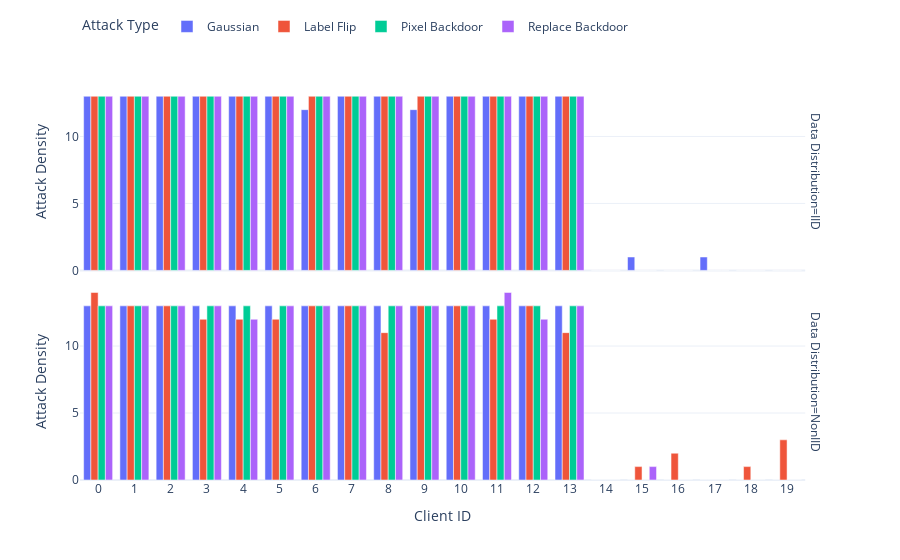

The notebook cell saved with this chart:
### Code cell
#绘画密度
xx = [i for i in range(20)]
fig = px.bar(kk, x="Client ID", y="Attack Density",color='Attack Type',facet_row='Data Distribution',barmode="group")
fig.update_xaxes(tickvals=xx)
fig.update_layout(legend=dict(orientation="h",y=1.15))
fig.show()
fig.write_image('./ad_attack_density.png', scale=4)

### Figure 1 — Plotly figure (JSON) as saved in the notebook; plotly's stock layout.template omitted (floating-point values rounded to 4 significant figures)
{"data": [{"alignmentgroup": "True", "hovertemplate": "Attack Type=Gaussian<br>Data Distribution=IID<br>Client ID=%{x}<br>Attack Density=%{y}<extra></extra>", "legendgroup": "Gaussian", "marker": {"color": "#636efa", "pattern": {"shape": ""}}, "name": "Gaussian", "offsetgroup": "Gaussian", "orientation": "v", "showlegend": true, "textposition": "auto", "type": "bar", "x": [0, 1, 2, 3, 4, 5, 6, 7, 8, 9, 10, 11, 12, 13, 14, 15, 16, 17, 18, 19], "xaxis": "x2", "y": [13, 13, 13, 13, 13, 13, 12, 13, 13, 12, 13, 13, 13, 13, 0, 1, 0, 1, 0, 0], "yaxis": "y2"}, {"alignmentgroup": "True", "hovertemplate": "Attack Type=Gaussian<br>Data Distribution=NonIID<br>Client ID=%{x}<br>Attack Density=%{y}<extra></extra>", "legendgroup": "Gaussian", "marker": {"color": "#636efa", "pattern": {"shape": ""}}, "name": "Gaussian", "offsetgroup": "Gaussian", "orientation": "v", "showlegend": false, "textposition": "auto", "type": "bar", "x": [0, 1, 2, 3, 4, 5, 6, 7, 8, 9, 10, 11, 12, 13, 14, 15, 16, 17, 18, 19], "xaxis": "x", "y": [13, 13, 13, 13, 13, 13, 13, 13, 13, 13, 13, 13, 13, 13, 0, 0, 0, 0, 0, 0], "yaxis": "y"}, {"alignmentgroup": "True", "hovertemplate": "Attack Type=Label Flip<br>Data Distribution=IID<br>Client ID=%{x}<br>Attack Density=%{y}<extra></extra>", "legendgroup": "Label Flip", "marker": {"color": "#EF553B", "pattern": {"shape": ""}}, "name": "Label Flip", "offsetgroup": "Label Flip", "orientation": "v", "showlegend": true, "textposition": "auto", "type": "bar", "x": [0, 1, 2, 3, 4, 5, 6, 7, 8, 9, 10, 11, 12, 13, 14, 15, 16, 17, 18, 19], "xaxis": "x2", "y": [13, 13, 13, 13, 13, 13, 13, 13, 13, 13, 13, 13, 13, 13, 0, 0, 0, 0, 0, 0], "yaxis": "y2"}, {"alignmentgroup": "True", "hovertemplate": "Attack Type=Label Flip<br>Data Distribution=NonIID<br>Client ID=%{x}<br>Attack Density=%{y}<extra></extra>", "legendgroup": "Label Flip", "marker": {"color": "#EF553B", "pattern": {"shape": ""}}, "name": "Label Flip", "offsetgroup": "Label Flip", "orientation": "v", "showlegend": false, "textposition": "auto", "type": "bar", "x": [0, 1, 2, 3, 4, 5, 6, 7, 8, 9, 10, 11, 12, 13, 14, 15, 16, 17, 18, 19], "xaxis": "x", "y": [14, 13, 13, 12, 12, 12, 13, 13, 11, 13, 13, 12, 13, 11, 0, 1, 2, 0, 1, 3], "yaxis": "y"}, {"alignmentgroup": "True", "hovertemplate": "Attack Type=Pixel Backdoor<br>Data Distribution=IID<br>Client ID=%{x}<br>Attack Density=%{y}<extra></extra>", "legendgroup": "Pixel Backdoor", "marker": {"color": "#00cc96", "pattern": {"shape": ""}}, "name": "Pixel Backdoor", "offsetgroup": "Pixel Backdoor", "orientation": "v", "showlegend": true, "textposition": "auto", "type": "bar", "x": [0, 1, 2, 3, 4, 5, 6, 7, 8, 9, 10, 11, 12, 13, 14, 15, 16, 17, 18, 19], "xaxis": "x2", "y": [13, 13, 13, 13, 13, 13, 13, 13, 13, 13, 13, 13, 13, 13, 0, 0, 0, 0, 0, 0], "yaxis": "y2"}, {"alignmentgroup": "True", "hovertemplate": "Attack Type=Pixel Backdoor<br>Data Distribution=NonIID<br>Client ID=%{x}<br>Attack Density=%{y}<extra></extra>", "legendgroup": "Pixel Backdoor", "marker": {"color": "#00cc96", "pattern": {"shape": ""}}, "name": "Pixel Backdoor", "offsetgroup": "Pixel Backdoor", "orientation": "v", "showlegend": false, "textposition": "auto", "type": "bar", "x": [0, 1, 2, 3, 4, 5, 6, 7, 8, 9, 10, 11, 12, 13, 14, 15, 16, 17, 18, 19], "xaxis": "x", "y": [13, 13, 13, 13, 13, 13, 13, 13, 13, 13, 13, 13, 13, 13, 0, 0, 0, 0, 0, 0], "yaxis": "y"}, {"alignmentgroup": "True", "hovertemplate": "Attack Type=Replace Backdoor<br>Data Distribution=IID<br>Client ID=%{x}<br>Attack Density=%{y}<extra></extra>", "legendgroup": "Replace Backdoor", "marker": {"color": "#ab63fa", "pattern": {"shape": ""}}, "name": "Replace Backdoor", "offsetgroup": "Replace Backdoor", "orientation": "v", "showlegend": true, "textposition": "auto", "type": "bar", "x": [0, 1, 2, 3, 4, 5, 6, 7, 8, 9, 10, 11, 12, 13, 14, 15, 16, 17, 18, 19], "xaxis": "x2", "y": [13, 13, 13, 13, 13, 13, 13, 13, 13, 13, 13, 13, 13, 13, 0, 0, 0, 0, 0, 0], "yaxis": "y2"}, {"alignmentgroup": "True", "hovertemplate": "Attack Type=Replace Backdoor<br>Data Distribution=NonIID<br>Client ID=%{x}<br>Attack Density=%{y}<extra></extra>", "legendgroup": "Replace Backdoor", "marker": {"color": "#ab63fa", "pattern": {"shape": ""}}, "name": "Replace Backdoor", "offsetgroup": "Replace Backdoor", "orientation": "v", "showlegend": false, "textposition": "auto", "type": "bar", "x": [0, 1, 2, 3, 4, 5, 6, 7, 8, 9, 10, 11, 12, 13, 14, 15, 16, 17, 18, 19], "xaxis": "x", "y": [13, 13, 13, 13, 12, 13, 13, 13, 13, 13, 13, 14, 12, 13, 0, 1, 0, 0, 0, 0], "yaxis": "y"}], "layout": {"annotations": [{"font": {}, "showarrow": false, "text": "Data Distribution=NonIID", "textangle": 90, "x": 0.98, "xanchor": "left", "xref": "paper", "y": 0.2425, "yanchor": "middle", "yref": "paper"}, {"font": {}, "showarrow": false, "text": "Data Distribution=IID", "textangle": 90, "x": 0.98, "xanchor": "left", "xref": "paper", "y": 0.7575, "yanchor": "middle", "yref": "paper"}], "barmode": "group", "legend": {"orientation": "h", "title": {"text": "Attack Type"}, "tracegroupgap": 0, "y": 1.15}, "margin": {"t": 60}, "xaxis": {"anchor": "y", "domain": [0, 0.98], "tickvals": [0, 1, 2, 3, 4, 5, 6, 7, 8, 9, 10, 11, 12, 13, 14, 15, 16, 17, 18, 19], "title": {"text": "Client ID"}}, "xaxis2": {"anchor": "y2", "domain": [0, 0.98], "matches": "x", "showticklabels": false, "tickvals": [0, 1, 2, 3, 4, 5, 6, 7, 8, 9, 10, 11, 12, 13, 14, 15, 16, 17, 18, 19]}, "yaxis": {"anchor": "x", "domain": [0, 0.485], "title": {"text": "Attack Density"}}, "yaxis2": {"anchor": "x2", "domain": [0.515, 1], "matches": "y", "title": {"text": "Attack Density"}}}}
